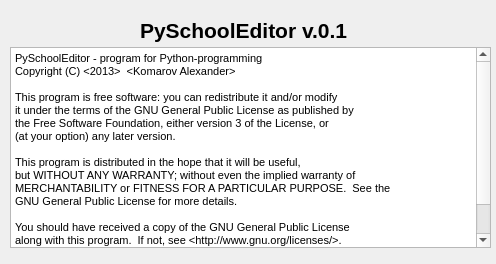
<?xml version="1.0" encoding="UTF-8"?>
<ui version="4.0">
 <class>MainWindow</class>
 <widget class="QMainWindow" name="MainWindow">
  <property name="geometry">
   <rect>
    <x>0</x>
    <y>0</y>
    <width>496</width>
    <height>264</height>
   </rect>
  </property>
  <property name="minimumSize">
   <size>
    <width>496</width>
    <height>264</height>
   </size>
  </property>
  <property name="maximumSize">
   <size>
    <width>496</width>
    <height>264</height>
   </size>
  </property>
  <property name="windowTitle">
   <string>О программе</string>
  </property>
  <widget class="QWidget" name="centralwidget">
   <widget class="QLabel" name="label">
    <property name="geometry">
     <rect>
      <x>140</x>
      <y>10</y>
      <width>231</width>
      <height>41</height>
     </rect>
    </property>
    <property name="font">
     <font>
      <pointsize>16</pointsize>
      <weight>75</weight>
      <bold>true</bold>
     </font>
    </property>
    <property name="text">
     <string>PySchoolEditor v.0.1</string>
    </property>
   </widget>
   <widget class="QTextEdit" name="textEdit">
    <property name="geometry">
     <rect>
      <x>10</x>
      <y>47</y>
      <width>481</width>
      <height>201</height>
     </rect>
    </property>
    <property name="readOnly">
     <bool>true</bool>
    </property>
    <property name="html">
     <string>&lt;!DOCTYPE HTML PUBLIC &quot;-//W3C//DTD HTML 4.0//EN&quot; &quot;http://www.w3.org/TR/REC-html40/strict.dtd&quot;&gt;
&lt;html&gt;&lt;head&gt;&lt;meta name=&quot;qrichtext&quot; content=&quot;1&quot; /&gt;&lt;style type=&quot;text/css&quot;&gt;
p, li { white-space: pre-wrap; }
&lt;/style&gt;&lt;/head&gt;&lt;body style=&quot; font-family:'Ubuntu'; font-size:11pt; font-weight:400; font-style:normal;&quot;&gt;
&lt;p style=&quot; margin-top:0px; margin-bottom:0px; margin-left:0px; margin-right:0px; -qt-block-indent:0; text-indent:0px;&quot;&gt;&lt;span style=&quot; font-size:8pt;&quot;&gt;PySchoolEditor - program for Python-programming &lt;/span&gt;&lt;/p&gt;
&lt;p style=&quot; margin-top:0px; margin-bottom:0px; margin-left:0px; margin-right:0px; -qt-block-indent:0; text-indent:0px;&quot;&gt;&lt;span style=&quot; font-size:8pt;&quot;&gt;Copyright (C) &amp;lt;2013&amp;gt;  &amp;lt;Komarov Alexander&amp;gt;&lt;/span&gt;&lt;/p&gt;
&lt;p style=&quot;-qt-paragraph-type:empty; margin-top:0px; margin-bottom:0px; margin-left:0px; margin-right:0px; -qt-block-indent:0; text-indent:0px; font-size:8pt;&quot;&gt;&lt;br /&gt;&lt;/p&gt;
&lt;p style=&quot; margin-top:0px; margin-bottom:0px; margin-left:0px; margin-right:0px; -qt-block-indent:0; text-indent:0px;&quot;&gt;&lt;span style=&quot; font-size:8pt;&quot;&gt;This program is free software: you can redistribute it and/or modify&lt;/span&gt;&lt;/p&gt;
&lt;p style=&quot; margin-top:0px; margin-bottom:0px; margin-left:0px; margin-right:0px; -qt-block-indent:0; text-indent:0px;&quot;&gt;&lt;span style=&quot; font-size:8pt;&quot;&gt;it under the terms of the GNU General Public License as published by&lt;/span&gt;&lt;/p&gt;
&lt;p style=&quot; margin-top:0px; margin-bottom:0px; margin-left:0px; margin-right:0px; -qt-block-indent:0; text-indent:0px;&quot;&gt;&lt;span style=&quot; font-size:8pt;&quot;&gt;the Free Software Foundation, either version 3 of the License, or&lt;/span&gt;&lt;/p&gt;
&lt;p style=&quot; margin-top:0px; margin-bottom:0px; margin-left:0px; margin-right:0px; -qt-block-indent:0; text-indent:0px;&quot;&gt;&lt;span style=&quot; font-size:8pt;&quot;&gt;(at your option) any later version.&lt;/span&gt;&lt;/p&gt;
&lt;p style=&quot;-qt-paragraph-type:empty; margin-top:0px; margin-bottom:0px; margin-left:0px; margin-right:0px; -qt-block-indent:0; text-indent:0px; font-size:8pt;&quot;&gt;&lt;br /&gt;&lt;/p&gt;
&lt;p style=&quot; margin-top:0px; margin-bottom:0px; margin-left:0px; margin-right:0px; -qt-block-indent:0; text-indent:0px;&quot;&gt;&lt;span style=&quot; font-size:8pt;&quot;&gt;This program is distributed in the hope that it will be useful,&lt;/span&gt;&lt;/p&gt;
&lt;p style=&quot; margin-top:0px; margin-bottom:0px; margin-left:0px; margin-right:0px; -qt-block-indent:0; text-indent:0px;&quot;&gt;&lt;span style=&quot; font-size:8pt;&quot;&gt;but WITHOUT ANY WARRANTY; without even the implied warranty of&lt;/span&gt;&lt;/p&gt;
&lt;p style=&quot; margin-top:0px; margin-bottom:0px; margin-left:0px; margin-right:0px; -qt-block-indent:0; text-indent:0px;&quot;&gt;&lt;span style=&quot; font-size:8pt;&quot;&gt;MERCHANTABILITY or FITNESS FOR A PARTICULAR PURPOSE.  See the&lt;/span&gt;&lt;/p&gt;
&lt;p style=&quot; margin-top:0px; margin-bottom:0px; margin-left:0px; margin-right:0px; -qt-block-indent:0; text-indent:0px;&quot;&gt;&lt;span style=&quot; font-size:8pt;&quot;&gt;GNU General Public License for more details.&lt;/span&gt;&lt;/p&gt;
&lt;p style=&quot;-qt-paragraph-type:empty; margin-top:0px; margin-bottom:0px; margin-left:0px; margin-right:0px; -qt-block-indent:0; text-indent:0px; font-size:8pt;&quot;&gt;&lt;br /&gt;&lt;/p&gt;
&lt;p style=&quot; margin-top:0px; margin-bottom:0px; margin-left:0px; margin-right:0px; -qt-block-indent:0; text-indent:0px;&quot;&gt;&lt;span style=&quot; font-size:8pt;&quot;&gt;You should have received a copy of the GNU General Public License&lt;/span&gt;&lt;/p&gt;
&lt;p style=&quot; margin-top:0px; margin-bottom:0px; margin-left:0px; margin-right:0px; -qt-block-indent:0; text-indent:0px;&quot;&gt;&lt;span style=&quot; font-size:8pt;&quot;&gt;along with this program.  If not, see &amp;lt;http://www.gnu.org/licenses/&amp;gt;.&lt;/span&gt;&lt;/p&gt;
&lt;p style=&quot;-qt-paragraph-type:empty; margin-top:0px; margin-bottom:0px; margin-left:0px; margin-right:0px; -qt-block-indent:0; text-indent:0px;&quot;&gt;&lt;br /&gt;&lt;/p&gt;
&lt;p style=&quot;-qt-paragraph-type:empty; margin-top:0px; margin-bottom:0px; margin-left:0px; margin-right:0px; -qt-block-indent:0; text-indent:0px;&quot;&gt;&lt;br /&gt;&lt;/p&gt;&lt;/body&gt;&lt;/html&gt;</string>
    </property>
   </widget>
  </widget>
 </widget>
 <resources/>
 <connections/>
</ui>
